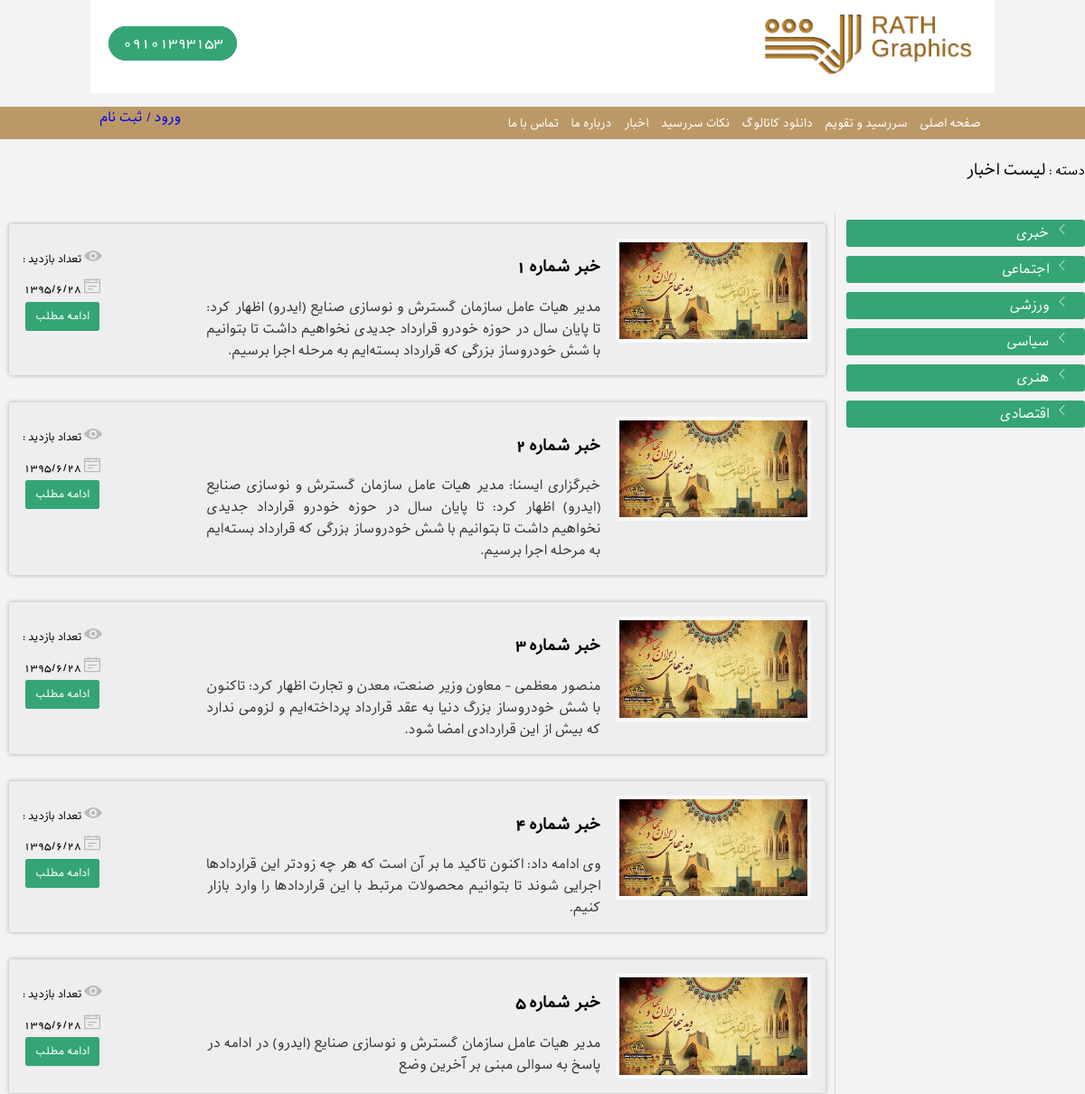
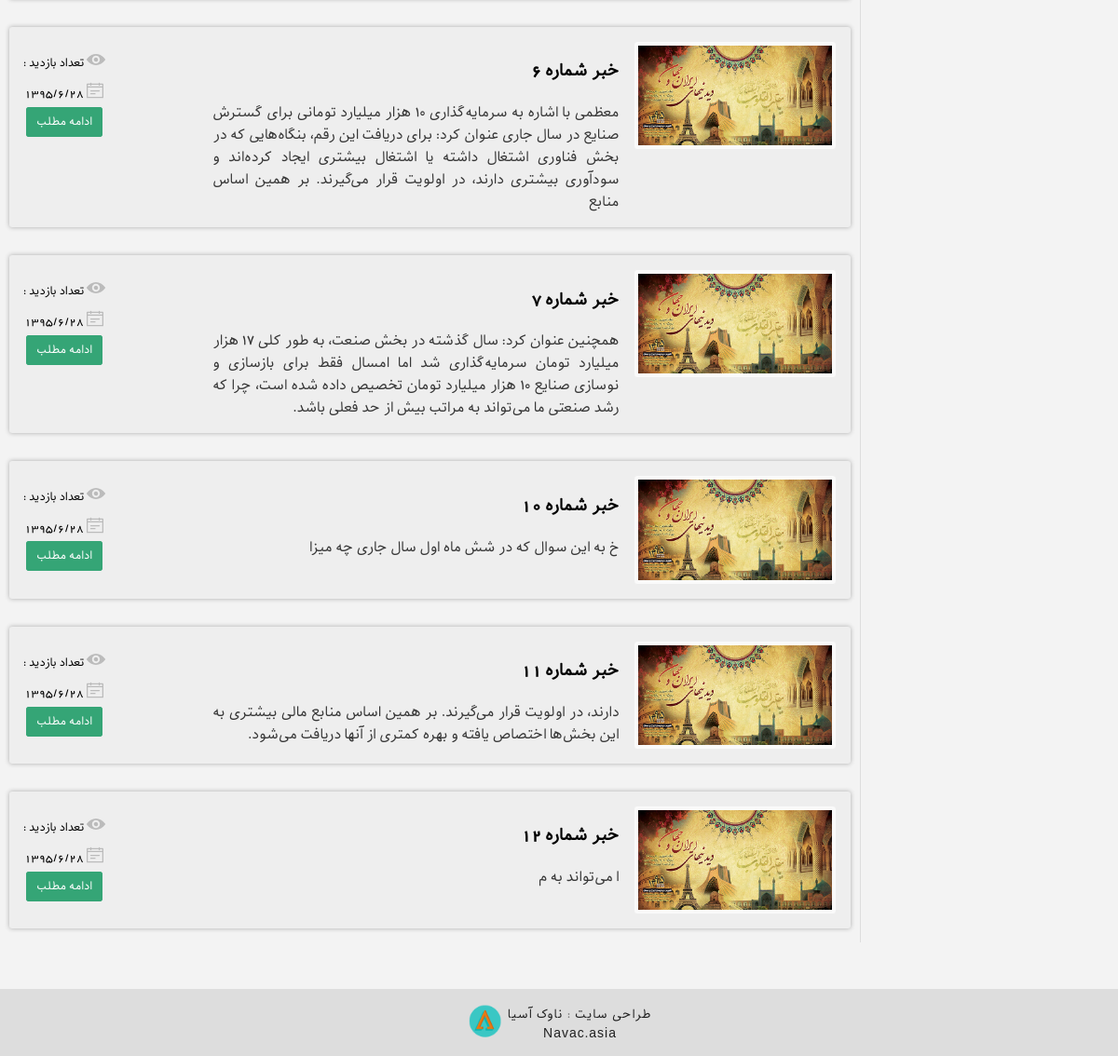
Page /pages/news.php on the committed database (2 pictures, top to bottom).
### tables this page shows
CREATE TABLE `t_category` (
  `id` int(10) NOT NULL,
  `title` varchar(100) DEFAULT NULL,
  `parent_id` int(10) DEFAULT NULL
);

CREATE TABLE `t_news` (
  `id` int(10) NOT NULL,
  `title` varchar(255) DEFAULT NULL,
  `user_id` int(10) DEFAULT NULL,
  `id_cat` int(10) DEFAULT NULL,
  `summary` varchar(255) DEFAULT NULL,
  `text` text,
  `create_time` datetime(6) DEFAULT CURRENT_TIMESTAMP(6),
  `delete` int(1) DEFAULT '0'
);

### pages/news.php (the view, shortened to what this page needs)
<?php include 'header.php';
?>
  <div class="title-category">
  <span>دسته : </span>
  <span class="categoryname">لیست اخبار</span>
  </div>
  <section class="clearfix">
  <aside class="right-category">
      <div class="list-category list-tip">
          <?php
          $cat_query=mysqli_query($connect,"SELECT id,title FROM t_category
             WHERE parent_id=0          ");
          $cat=mysqli_fetch_all($cat_query,MYSQLI_ASSOC);
          foreach($cat as $item){
              ?>
          <ul>
      <li data-has-submenu="1">
      <a href="?cat_id=<?php echo $item['id']; ?>"><?php echo $item['title']; ?></a>
    </li>
  </ul>
          <?php } ?>
  </div>
<?php
if (isset($_GET['cat_id']))
{$cat_id=$_GET['cat_id'];
  $news_query=mysqli_query($connect,"SELECT summary,id,title,text,create_time
              FROM t_news WHERE id_cat='$cat_id'");}
              else
              {
                  $news_query=mysqli_query($connect,"SELECT * FROM t_news WHERE `delete`=0");
              }
$news=mysqli_fetch_all($news_query,MYSQLI_ASSOC);
foreach($news as $news_item){
?>
  </aside>
  <div class="Content-Category">
    <div class="alltips">
  <div class="tip-item clearfix">
  <div class="tip-image clearfix">
  <a href="tip-singel.php"><img src="../asset/img/slide-2.jpg" alt="tip"></a>
  </div>
  <div class="tip-text clearfix">
      <h3><?php echo $news_item['title'];?></h3>
    <p>
<?php echo $news_item['summary'];?>
    </p>
  </div>
  <div class="tip-elements clearfix">
    <div class="visitors">
      <span>
      </span>
          <span>تعداد بازدید : </span>
    </div>
    <div class="date">
      <span>
      </span>
      <span>1395/6/28</span>
    </div>
    <div class="more-btn">
      <a href="tip-singel.php">ادامه مطلب</a>
    </div>
  </div>
  </div>
      </div>
  </div>
      <?php }
      ?>
</section>
<?php include 'footer.php'?>

### asset/css/style.css (style rules this page uses)
html { height:100%; }
body { display: flex; flex-direction: column; height: 100%; margin: 0; font-family:"behdad","yekan",arial; direction:rtl; background-color:#f3f3f3; }
* { box-sizing:border-box; }
.clearfix::after { content:""; display:block; clear: both; }
section { flex: 1 0 auto; }
a { text-decoration:none; }
.clearfix::after { display:block; content:""; clear:both; }
svg { width:19px; }
.title-category { margin-top:20px; }
.title-category span:first-child { font-size:15px; }
.categoryname { font-size:19px; }
.right-category { float:right;width:22%; }
.Content-Category { float:left;width:77%;border-right: 1px solid #dddddd; }
.list-category ul { margin:0;padding:0;list-style-type:none; }
.list-category li { display:block; }
.list-category li svg { fill:#373737; width:11px ; width:11px ; vertical-align:middle; transition:all 0.3s ease; }
.list-category li a { color: #373737;margin-right:5px;transition:all 0.3s ease; }
.tip-item { margin:15px 10px; background-color: #eee; padding: 15px; box-shadow: 0 0 5px rgba(0,0,0,0.3); border-radius:3px; transition:all 0.3s ease; }
.tip-image { width: 25%; padding: 4px; background-color:rgba(255,255,255,0.7); border:1px solid #eee; border-radius:4px; float: right; transition:all 0.3s ease; }
.tip-image img { width:100%;vertical-align:middle; }
.tip-text { width:50%;float:right;margin-right:15px; }
.tip-text p { margin:0;color:#373737;font-size:16px;text-align:justify; }
.tip-elements { float:left;margin-right:15px; }
.more-btn,.date,.visitors { margin:10px 0; text-align:center; font-size:13px; }
.visitors svg,.date svg { width:20px; fill:#bbb; vertical-align: middle; }
.more-btn a { background-color:#35a576; border:1px solid #35a576; padding:5px 10px; border-radius:3px; color:white; font-size:13px; margin-top:10px; transition:all 0.3s ease; }
.list-tip li { display: block; background-color: #35a576; padding: 3px 20px; border-radius: 3px; margin: 10px 0; }
.list-tip li a { color:white; }
.list-tip li svg { fill: #ffffff; }

### rows in the picture
t_category: title "خبری"
t_category: title "اجتماعی"
t_category: title "ورزشی"
t_category: title "سیاسی"
t_category: title "هنری"
t_category: title "اقتصادی"
t_news: title "خبر شماره 1", summary "مدیر هیات عامل سازمان گسترش و نوسازی صنایع (ایدرو) اظهار کرد: تا پایان سال در حوزه خودرو قرارداد جدیدی نخواهیم داشت تا بتوانیم با شش خودروساز بزرگی که قرارداد بسته‌ایم به مرحله اجرا برسیم."
t_news: title "خبر شماره 2", summary "خبرگزاری ایسنا: مدیر هیات عامل سازمان گسترش و نوسازی صنایع (ایدرو) اظهار کرد: تا پایان سال در حوزه خودرو قرارداد جدیدی نخواهیم داشت تا بتوانیم با شش خودروساز بزرگی که قرارداد بسته‌ایم به مرحله اجرا برسیم."
t_news: title "خبر شماره 3", summary "منصور معظمی - معاون وزیر صنعت، معدن و تجارت اظهار کرد: تاکنون با شش خودروساز بزرگ دنیا به عقد قرارداد پرداخته‌ایم و لزومی ندارد که بیش از این قراردادی امضا شود."
t_news: title "خبر شماره 4", summary "وی ادامه داد: اکنون تاکید ما بر آن است که هر چه زودتر این قراردادها اجرایی شوند تا بتوانیم محصولات مرتبط با این قراردادها را وارد بازار کنیم."
t_news: title "خبر شماره 5", summary "مدیر هیات عامل سازمان گسترش و نوسازی صنایع (ایدرو) در ادامه در پاسخ به سوالی مبنی بر آخرین وضع"
t_news: title "خبر شماره 6", summary "معظمی با اشاره به سرمایه‌گذاری ۱۰ هزار میلیارد تومانی برای گسترش صنایع در سال جاری عنوان کرد: برای دریافت این رقم، بنگاه‌هایی که در بخش فناوری اشتغال داشته یا اشتغال بیشتری ایجاد کرده‌اند و سودآوری بیشتری دارند، در اولویت قرار می‌گیرند. بر همین اساس منابع"
t_news: title "خبر شماره 7", summary "همچنین عنوان کرد: سال گذشته در بخش صنعت، به طور کلی ۱۷ هزار میلیارد تومان سرمایه‌گذاری شد اما امسال فقط برای بازسازی و نوسازی صنایع ۱۰ هزار میلیارد تومان تخصیص داده شده است، چرا که رشد صنعتی ما می‌تواند به مراتب بیش از حد فعلی باشد."
t_news: title "خبر شماره 10", summary "خ به این سوال که در شش ماه اول سال جاری چه میزا"
t_news: title "خبر شماره 11", summary "دارند، در اولویت قرار می‌گیرند. بر همین اساس منابع مالی بیشتری به این بخش‌ها اختصاص یافته و بهره کمتری از آنها دریافت می‌شود."
t_news: title "خبر شماره 12", summary "ا می‌تواند به م"
